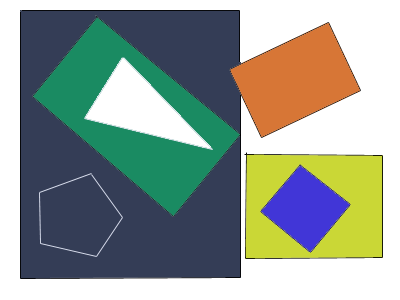
#> input picture meta-iotqa/lib/oeqa/runtime/multimedia/opencv/files/pic5.png, 400 x 300 px, found by its file name
$ python cv_detect_shape.py   (older library calls are emulated)
#> lines starting #> are read from the running program, lines starting #| are printed output that depends on the picture; after the words box and inside, x2 and y2 are one past the last pixel; in counts of white or black regions, pixels touching at a corner belong together
'''
This test case tests that OpenCV python interface
can detect triangle shape from an image using the
funtions from the OpenCV CV component.
'''
import os
import cv2 as cv
import numpy as np

file = '/tmp/pic5.png'
if not os.path.exists(file):
    raise Exception('OpenCV: Failed to find image file (%s).' % file)

img = cv.imread(file)
#> img is the input picture: shape (300, 400, 3); mean B, G, R 146.7, 155.8, 145.2
gray = cv.cvtColor(img, cv.COLOR_BGR2GRAY)
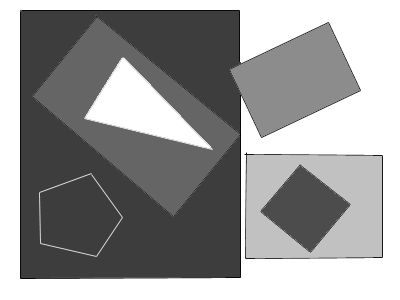
#> gray: shape (300, 400); min 0, max 255, mean 151.7
thresh = cv.adaptiveThreshold(gray, 255, cv.ADAPTIVE_THRESH_MEAN_C, cv.THRESH_BINARY, 3, 5)
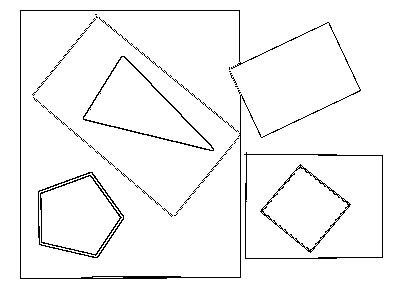
#> thresh: shape (300, 400); 96.5% white; black in thin lines or dots, all inside (x1, y1, x2, y2) = (20, 10, 383, 279)
_, contours, hierarchy = cv.findContours(thresh, cv.RETR_LIST, cv.CHAIN_APPROX_SIMPLE)
#> contours = 741 contours, 717 with area under 20; largest, box (x1, y1, x2, y2) and area: (0, 0, 400, 300) 119301, (243, 151, 384, 260) 14616, (246, 155, 382, 258) 13598, (37, 171, 125, 259) 5453, (82, 55, 215, 152) 5353

triangles = []
for cnt in contours:
    approx = cv.approxPolyDP(cnt, 0.01*cv.arcLength(cnt,True),True)
    if len(approx) == 3:
        triangles.append(approx)
#> this loop made 741 passes
#> approx on passes 1 to 3: [[93, 277], [122, 277]], [[311, 250], [312, 249], [313, 250], [312, 251]], [[305, 249], [306, 248], [307, 249], [306, 250]]
#> after the loop, triangles = [[[84, 117], [212, 149], [123, 57]]]

print('number of triangles: ', len(triangles))
#| number of triangles:  1
if len(triangles) < 1:
    raise Exception('OpenCV: Failed to find any triangle in the picture')
